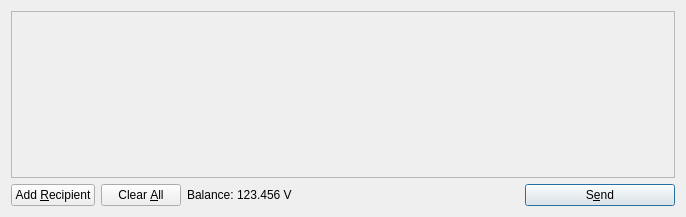
<?xml version="1.0" encoding="UTF-8"?>
<ui version="4.0">
 <class>SendCoinsDialog</class>
 <widget class="QDialog" name="SendCoinsDialog">
  <property name="geometry">
   <rect>
    <x>0</x>
    <y>0</y>
    <width>686</width>
    <height>217</height>
   </rect>
  </property>
  <property name="windowTitle">
   <string>Send Coins</string>
  </property>
  <layout class="QVBoxLayout" name="verticalLayout">
   <item>
    <widget class="QScrollArea" name="scrollArea">
     <property name="widgetResizable">
      <bool>true</bool>
     </property>
     <widget class="QWidget" name="scrollAreaWidgetContents">
      <property name="geometry">
       <rect>
        <x>0</x>
        <y>0</y>
        <width>666</width>
        <height>165</height>
       </rect>
      </property>
      <layout class="QVBoxLayout" name="verticalLayout_2">
       <property name="margin">
        <number>0</number>
       </property>
       <item>
        <layout class="QVBoxLayout" name="entries">
         <property name="spacing">
          <number>6</number>
         </property>
        </layout>
       </item>
       <item>
        <spacer name="verticalSpacer">
         <property name="orientation">
          <enum>Qt::Vertical</enum>
         </property>
         <property name="sizeHint" stdset="0">
          <size>
           <width>20</width>
           <height>40</height>
          </size>
         </property>
        </spacer>
       </item>
      </layout>
     </widget>
    </widget>
   </item>
   <item>
    <layout class="QHBoxLayout" name="horizontalLayout">
     <item>
      <widget class="QPushButton" name="addButton">
       <property name="toolTip">
        <string>Send to multiple recipients at once</string>
       </property>
       <property name="text">
        <string>Add &amp;Recipient</string>
       </property>
       <property name="icon">
        <iconset resource="../bitcoin.qrc">
         <normaloff>:/icons/add</normaloff>:/icons/add</iconset>
       </property>
       <property name="autoDefault">
        <bool>false</bool>
       </property>
      </widget>
     </item>
     <item>
      <widget class="QPushButton" name="clearButton">
       <property name="sizePolicy">
        <sizepolicy hsizetype="Minimum" vsizetype="Fixed">
         <horstretch>0</horstretch>
         <verstretch>0</verstretch>
        </sizepolicy>
       </property>
       <property name="toolTip">
        <string>Remove all transaction fields</string>
       </property>
       <property name="text">
        <string>Clear &amp;All</string>
       </property>
       <property name="icon">
        <iconset resource="../bitcoin.qrc">
         <normaloff>:/icons/remove</normaloff>:/icons/remove</iconset>
       </property>
       <property name="autoRepeatDelay">
        <number>300</number>
       </property>
       <property name="autoDefault">
        <bool>false</bool>
       </property>
      </widget>
     </item>
     <item>
      <layout class="QHBoxLayout" name="horizontalLayout_2">
       <property name="spacing">
        <number>3</number>
       </property>
       <item>
        <widget class="QLabel" name="label">
         <property name="text">
          <string>Balance:</string>
         </property>
        </widget>
       </item>
       <item>
        <widget class="QLabel" name="labelBalance">
         <property name="cursor">
          <cursorShape>IBeamCursor</cursorShape>
         </property>
         <property name="text">
          <string>123.456 V</string>
         </property>
         <property name="textInteractionFlags">
          <set>Qt::LinksAccessibleByMouse|Qt::TextSelectableByKeyboard|Qt::TextSelectableByMouse</set>
         </property>
        </widget>
       </item>
      </layout>
     </item>
     <item>
      <spacer name="horizontalSpacer">
       <property name="orientation">
        <enum>Qt::Horizontal</enum>
       </property>
       <property name="sizeHint" stdset="0">
        <size>
         <width>40</width>
         <height>20</height>
        </size>
       </property>
      </spacer>
     </item>
     <item>
      <widget class="QPushButton" name="sendButton">
       <property name="minimumSize">
        <size>
         <width>150</width>
         <height>0</height>
        </size>
       </property>
       <property name="toolTip">
        <string>Confirm the send action</string>
       </property>
       <property name="text">
        <string>S&amp;end</string>
       </property>
       <property name="icon">
        <iconset resource="../bitcoin.qrc">
         <normaloff>:/icons/send</normaloff>:/icons/send</iconset>
       </property>
       <property name="default">
        <bool>true</bool>
       </property>
      </widget>
     </item>
    </layout>
   </item>
  </layout>
 </widget>
 <resources>
  <include location="../bitcoin.qrc"/>
 </resources>
 <connections/>
</ui>
